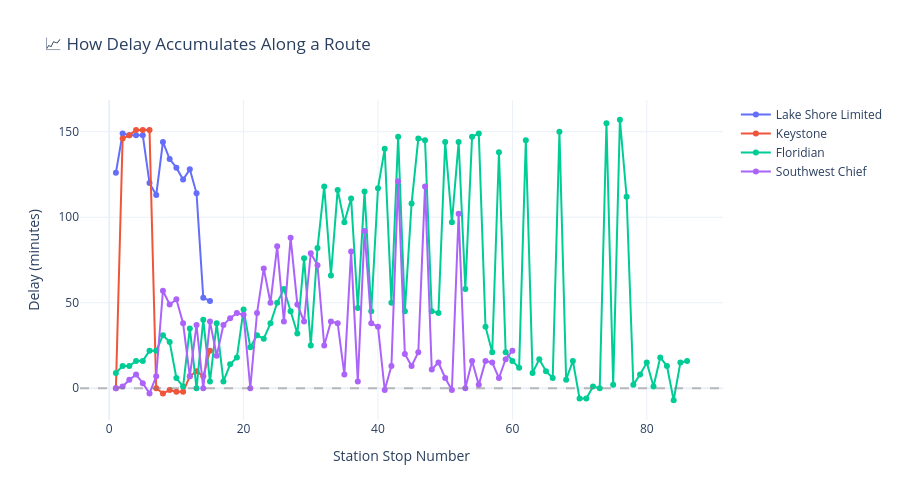

Source (notebook cell):
### Markdown cell above
## 3.5 Delay Accumulation Along Routes

### Code cell
# show how delay builds up along a route (for the most delayed route)
accumulation = df_trains[
    (df_trains['status'] == 'Departed') & 
    (df_trains['delay_arrival_min'].notna())
].copy()
# pick top 4 routes by average delay for comparison
top_routes = accumulation.groupby('route_name')['delay_arrival_min'].agg(['mean', 'count'])
top_routes = top_routes[top_routes['count'] >= 5].nlargest(4, 'mean').index.tolist()
if len(top_routes) > 0:
    fig = go.Figure()
    
    for route in top_routes:
        route_data = accumulation[accumulation['route_name'] == route].sort_values('scheduled_arrival')
        route_data = route_data.reset_index(drop=True)
        route_data['stop_number'] = range(1, len(route_data) + 1)
        
        fig.add_trace(go.Scatter(
            x=route_data['stop_number'],
            y=route_data['delay_arrival_min'],
            mode='lines+markers',
            name=route,
            text=route_data['station_name'],
            hovertemplate='<b>%{text}</b><br>Stop #%{x}<br>Delay: %{y:.1f} min<extra></extra>'
        ))
    
    fig.update_layout(
        title='📈 How Delay Accumulates Along a Route',
        xaxis_title='Station Stop Number',
        yaxis_title='Delay (minutes)',
        template='plotly_white',
        height=500,
        font=dict(size=12)
    )
    fig.add_hline(y=0, line_dash="dash", line_color="gray", opacity=0.5)
    fig.show()
else:
    print("Not enough data — run the scraper to accumulate more data!")

### Figure 1 — Plotly figure (JSON) as saved in the notebook; plotly's stock layout.template omitted (floating-point values rounded to 4 significant figures)
{"data": [{"hovertemplate": "<b>%{text}</b><br>Stop #%{x}<br>Delay: %{y:.1f} min<extra></extra>", "mode": "lines+markers", "name": "Lake Shore Limited", "text": ["Chicago Union", "South Bend", "Elkhart", "Waterloo", "Bryan", "Toledo", "Sandusky", "Elyria", "Cleveland", "Erie", "Buffalo-Depew", "Rochester", "Syracuse", "Boston South", "Boston Back Bay"], "type": "scatter", "x": [1, 2, 3, 4, 5, 6, 7, 8, 9, 10, 11, 12, 13, 14, 15], "y": [126.0, 149.0, 148.0, 148.0, 148.0, 120.0, 113.0, 144.0, 134.0, 129.0, 122.0, 128.0, 114.0, 53.0, 51.0]}, {"hovertemplate": "<b>%{text}</b><br>Stop #%{x}<br>Delay: %{y:.1f} min<extra></extra>", "mode": "lines+markers", "name": "Keystone", "text": ["Philadelphia 30th Street", "Paoli", "Exton", "Downingtown", "Coatesville", "Parkesburg", "Harrisburg", "Middletown", "Elizabethtown", "Mount Joy", "Lancaster", "Downingtown", "Exton", "Philadelphia 30th Street", "Paoli"], "type": "scatter", "x": [1, 2, 3, 4, 5, 6, 7, 8, 9, 10, 11, 12, 13, 14, 15], "y": [0.0, 146.0, 148.0, 151.0, 151.0, 151.0, 0.0, -3.0, -1.0, -2.0, -2.0, 7.0, 10.0, 7.0, 22.0]}, {"hovertemplate": "<b>%{text}</b><br>Stop #%{x}<br>Delay: %{y:.1f} min<extra></extra>", "mode": "lines+markers", "name": "Floridian", "text": ["Chicago Union", "South Bend", "Elkhart", "Waterloo", "Toledo", "Sandusky", "Elyria", "Cleveland", "Alliance", "Pittsburgh", "Connellsville", "Cumberland", "Miami", "Martinsburg", "Hollywood", "Harpers Ferry", "Fort Lauderdale", "Deerfield Beach", "Delray Beach", "Rockville", "West Palm Beach", "Washington Union", "Okeechobee", "Alexandria", "Sebring", "Winter Haven", "Lakeland", "Richmond Staples Mill Road", "Tampa", "Petersburg", "Lakeland", "Kissimmee", "Rocky Mount", "Orlando", "Chicago Union", "Winter Park", "Raleigh Union", "DeLand", "Cary", "Palatka", "South Bend", "Southern Pines", "Elkhart", "Hamlet", "Jacksonville", "Waterloo", "Toledo", "Camden", "Columbia", "Sandusky", "Savannah", "Elyria", "Denmark", "Cleveland", "Alliance", "Savannah", "Denmark", "Pittsburgh", "Columbia", "Camden", "Jacksonville", "Connellsville", "Palatka", "Hamlet", "Southern Pines", "DeLand", "Cumberland", "Winter Park", "Cary", "Orlando", "Raleigh Union", "Kissimmee", "Miami", "Martinsburg", "Hollywood", "Harpers Ferry", "Lakeland", "Fort Lauderdale", "Deerfield Beach", "Delray Beach", "Tampa", "West Palm Beach", "Lakeland", "Rocky Mount", "Okeechobee", "Winter Haven"], "type": "scatter", "x": [1, 2, 3, 4, 5, 6, 7, 8, 9, 10, 11, 12, 13, 14, 15, 16, 17, 18, 19, 20, 21, 22, 23, 24, 25, 26, 27, 28, 29, 30, 31, 32, 33, 34, 35, 36, 37, 38, 39, 40, 41, 42, 43, 44, 45, 46, 47, 48, 49, 50, 51, 52, 53, 54, 55, 56, 57, 58, 59, 60, 61, 62, 63, 64, 65, 66, 67, 68, 69, 70, 71, 72, 73, 74, 75, 76, 77, 78, 79, 80, 81, 82, 83, 84, 85, 86], "y": [9.0, 13.0, 13.0, 16.0, 16.0, 22.0, 22.0, 31.0, 27.0, 6.0, 1.0, 35.0, 0.0, 40.0, 4.0, 38.0, 4.0, 14.0, 18.0, 46.0, 24.0, 31.0, 29.0, 38.0, 50.0, 58.0, 45.0, 32.0, 76.0, 25.0, 82.0, 118.0, 66.0, 116.0, 97.0, 111.0, 47.0, 115.0, 45.0, 117.0, 140.0, 50.0, 147.0, 45.0, 108.0, 146.0, 145.0, 45.0, 44.0, 144.0, 97.0, 144.0, 58.0, 147.0, 149.0, 36.0, 21.0, 138.0, 21.0, 16.0, 12.0, 145.0, 9.0, 17.0, 10.0, 6.0, 150.0, 5.0, 16.0, -6.0, -6.0, 1.0, 0.0, 155.0, 2.0, 157.0, 112.0, 2.0, 8.0, 15.0, 1.0, 18.0, 13.0, -7.0, 15.0, 16.0]}, {"hovertemplate": "<b>%{text}</b><br>Stop #%{x}<br>Delay: %{y:.1f} min<extra></extra>", "mode": "lines+markers", "name": "Southwest Chief", "text": ["Los Angeles Union", "Fullerton", "Riverside", "San Bernardino", "Victorville", "Barstow", "Needles", "Kingman", "Flagstaff", "Winslow", "Gallup", "Albuquerque", "Lamy", "Chicago Union", "Las Vegas", "Naperville", "Mendota", "Princeton", "Raton", "Galesburg", "Los Angeles Union", "Trinidad", "Fullerton", "Fort Madison", "Riverside", "La Junta", "San Bernardino", "La Plata", "Lamar", "Victorville", "Barstow", "Kansas City", "Garden City", "Dodge City", "Lawrence", "Needles", "Topeka", "Kingman", "Hutchinson", "Newton", "Newton", "Hutchinson", "Flagstaff", "Topeka", "Dodge City", "Lawrence", "Winslow", "Garden City", "Lamar", "Kansas City", "La Junta", "Gallup", "Trinidad", "La Plata", "Raton", "Fort Madison", "Galesburg", "Las Vegas", "Princeton", "Mendota"], "type": "scatter", "x": [1, 2, 3, 4, 5, 6, 7, 8, 9, 10, 11, 12, 13, 14, 15, 16, 17, 18, 19, 20, 21, 22, 23, 24, 25, 26, 27, 28, 29, 30, 31, 32, 33, 34, 35, 36, 37, 38, 39, 40, 41, 42, 43, 44, 45, 46, 47, 48, 49, 50, 51, 52, 53, 54, 55, 56, 57, 58, 59, 60], "y": [0.0, 1.0, 5.0, 8.0, 3.0, -3.0, 7.0, 57.0, 49.0, 52.0, 38.0, 7.0, 37.0, 0.0, 39.0, 19.0, 37.0, 41.0, 44.0, 43.0, 0.0, 44.0, 70.0, 50.0, 83.0, 39.0, 88.0, 49.0, 39.0, 79.0, 72.0, 25.0, 39.0, 38.0, 8.0, 80.0, 4.0, 92.0, 38.0, 36.0, -1.0, 13.0, 121.0, 20.0, 13.0, 21.0, 118.0, 11.0, 15.0, 6.0, -1.0, 102.0, 0.0, 16.0, 2.0, 16.0, 15.0, 6.0, 17.0, 22.0]}], "layout": {"font": {"size": 12}, "height": 500, "shapes": [{"line": {"color": "gray", "dash": "dash"}, "opacity": 0.5, "type": "line", "x0": 0, "x1": 1, "xref": "x domain", "y0": 0, "y1": 0, "yref": "y"}], "title": {"text": "📈 How Delay Accumulates Along a Route"}, "xaxis": {"title": {"text": "Station Stop Number"}}, "yaxis": {"title": {"text": "Delay (minutes)"}}}}
